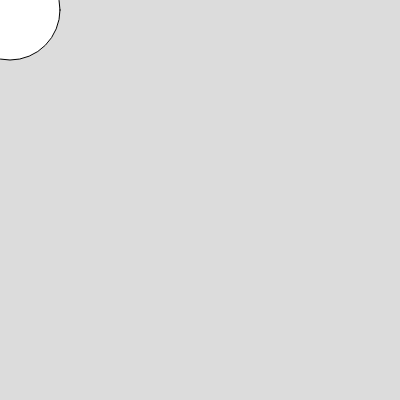
Frame 1 (no input)
Frame 60 (no input): identical to frame 1, image omitted
Frame 120 (the mouse pressed at the canvas centre since frame 60): identical to frame 1, image omitted

The p5.js sketch that drew this single still picture (run headless with seeded random() and noise() and a simulated clock; from frame 60 on, the mouse is pressed at the canvas centre):

// p5.js sketch
// ── sketch.js
function setup() {
  createCanvas(400, 400);
}

function draw() {
  background(220);
  circle(10, 10, 100)
}
